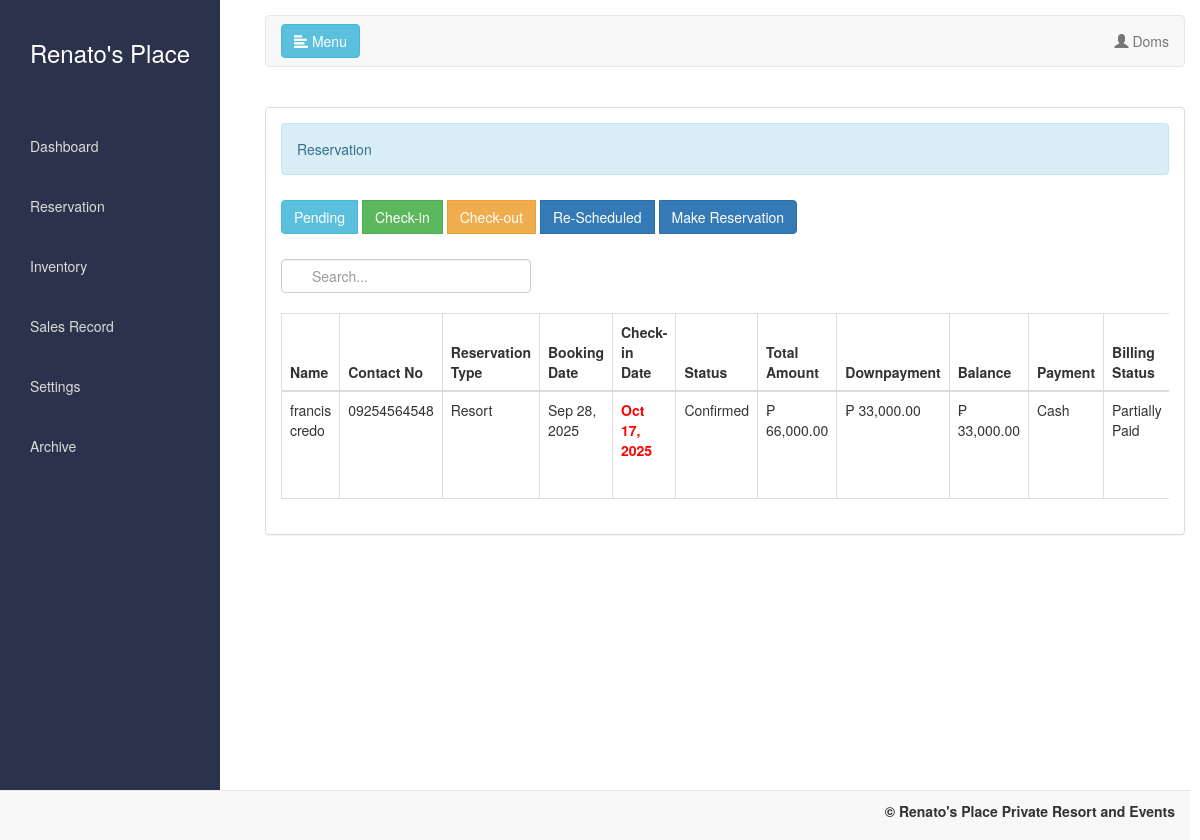
Page /admin/reserve.php?view=checkin&reschedule=invalid (signed in) on the committed database.
### tables this page shows
CREATE TABLE `billing` (
  `billing_id` int(11) NOT NULL,
  `reservation_id` int(11) NOT NULL,
  `total_amount` decimal(10,2) NOT NULL,
  `down_payment` decimal(10,2) NOT NULL,
  `balance` decimal(10,2) NOT NULL,
  `payment_method` enum('Cash','GCash','BDO') NOT NULL DEFAULT 'Cash',
  `status` varchar(255) NOT NULL DEFAULT 'Pending',
  `created_at` timestamp NOT NULL DEFAULT current_timestamp()
);

CREATE TABLE `reservations` (
  `id` int(11) NOT NULL,
  `reservation_type` varchar(255) NOT NULL,
  `full_name` varchar(255) NOT NULL,
  `email` varchar(255) NOT NULL,
  `phone` varchar(20) NOT NULL,
  `full_address` varchar(255) NOT NULL,
  `checkin_date` date NOT NULL,
  `checkin_time` time DEFAULT NULL,
  `duration_hours` int(11) DEFAULT NULL,
  `duration_minutes` int(11) DEFAULT NULL,
  `guests` int(11) NOT NULL,
  `room_number` varchar(255) DEFAULT NULL,
  `resort_package` varchar(255) DEFAULT NULL,
  `duration` varchar(255) DEFAULT NULL,
  `resort_room` varchar(255) DEFAULT NULL,
  `events_package` varchar(255) DEFAULT NULL,
  `events_venue` varchar(255) DEFAULT NULL,
  `event_type` varchar(255) DEFAULT NULL,
  `affiliate_caterer` varchar(255) DEFAULT NULL,
  `additional_fee` varchar(255) DEFAULT NULL,
  `special_requests` text DEFAULT NULL,
  `status` varchar(255) NOT NULL DEFAULT 'pending',
  `notes` text DEFAULT NULL,
  `total_amount` decimal(10,2) DEFAULT 0.00,
  `proof_of_payment` varchar(255) DEFAULT NULL,
  `payment_method` varchar(255) DEFAULT NULL,
  `proof_of_payment_path` varchar(255) DEFAULT NULL,
  `created_at` timestamp NOT NULL DEFAULT current_timestamp(),
  `original_checkin_date` date DEFAULT NULL
);

### includes/name.php (called while the page is built, shortened)
<?php
	require '../includes/connect.php';
	$query = $conn->query("SELECT * FROM `admin` WHERE `admin_id` = '$_SESSION[admin_id]'");
	$fetch = $query->fetch_array();
	if ($fetch) {
		$name = $fetch['name'];
	} else {
		$name = 'Doms';
		$_SESSION['role'] = 'Super Admin';
	}
?>

### admin/checkin_reservations.php (the view, shortened to what this page needs)
<div class="table-responsive">
<table id="table" class="table table-bordered">
	<thead>
		<tr>
			<th>Name</th>
			<th>Contact No</th>
			<th>Reservation Type</th>
			<th>Booking Date</th>
			<th>Check-in Date</th>
			<th>Status</th>
			<th>Total Amount</th>
			<th>Downpayment</th>
			<th>Balance</th>
			<th>Payment</th>
			<th>Billing Status</th>
		</tr>
	</thead>
	<tbody>
		<?php
			require '../includes/connect.php';
			$query = $conn->query("SELECT r.*,
										 b.total_amount,
										 b.down_payment,
										 b.balance,
										 b.payment_method,
										 b.status AS billing_status
								   FROM `reservations` r
								   LEFT JOIN `billing` b ON r.id = b.reservation_id
								   WHERE r.status = 'confirmed'
								   ORDER BY `created_at` DESC");
			while($fetch = $query->fetch_array()){
		?>
		<tr>
			<td><?php echo $fetch['full_name']?></td>
			<td><?php echo $fetch['phone']?></td>
			<td><?php echo $fetch['reservation_type']?></td>
			            <td><?php echo date("M d, Y", strtotime($fetch['created_at']))?></td>
						<td>
							<strong>
							<?php
								if($fetch['checkin_date'] <= date("Y-m-d", strtotime("+8 HOURS"))){
									echo "<label style='color:#ff0000;'>".date("M d, Y", strtotime($fetch['checkin_date']))."</label>";
								}else{
									echo "<label style='color:#00ff00;'>".date("M d, Y", strtotime($fetch['checkin_date']))."</label>";
								}
							?>
							</strong>
						</td>
			<td>
				<?php
					echo ($fetch['status'] == 'confirmed') ? 'Confirmed' : ucfirst($fetch['status']);
				?>
			</td>
			<td><?php echo $fetch['total_amount'] ? '₱ ' . number_format($fetch['total_amount'], 2) : '' ?></td>
			<td><?php echo $fetch['down_payment'] ? '₱ ' . number_format($fetch['down_payment'], 2) : '' ?></td>
			<td><?php echo $fetch['balance'] ? '₱ ' . number_format($fetch['balance'], 2) : '' ?></td>
			<td><?php echo $fetch['payment_method'] ? $fetch['payment_method'] : 'N/A'; ?></td>
			<td>
				<?php
					if (is_null($fetch['balance'])) {
						echo "Pending";
					} elseif ($fetch['balance'] == 0) {
						echo "Paid";
					} elseif ($fetch['balance'] > 0) {
						echo "Partially Paid";
					}
				?>
			</td>
		</tr>
	 <?php } ?>
	</tbody>
</table>
</div>

### admin/reserve.php (shortened to what this page needs)
<!DOCTYPE html>
<?php
	require '../includes/name.php';
?>
<html lang="en">
<head>
	<link rel="stylesheet" type="text/css" href="../assets/css/admin/bootstrap.css " />
	<link rel="stylesheet" type="text/css" href="../assets/css/admin/panel.css" />
	<link rel="stylesheet" type="text/css" href="../assets/css/admin/style.css" />
	<link rel="stylesheet" href="https://cdnjs.cloudflare.com/ajax/libs/toastr.js/latest/toastr.min.css">
	<link rel="stylesheet" href="https://maxcdn.bootstrapcdn.com/bootstrap/3.4.1/css/bootstrap.min.css">
</head>
<body>
	<nav id="sidebar">
		<div class="sidebar-header"><h3>Renato's Place</h3></div>
		<ul class="list-unstyled components">
			<li><a href="home.php">Dashboard</a></li>
			<li><a href="reserve.php">Reservation</a></li>
			<?php if (isset($_SESSION['role']) && in_array($_SESSION['role'], ['Super Admin', 'Admin'])) { ?>
			<li><a href="inventory.php">Inventory</a></li>
			<li><a href="SalesRecord.php">Sales Record</a></li>
			<li><a href="settings.php">Settings</a></li>
			<li><a href="Allarchive.php">Archive</a></li>
			<?php } elseif (isset($_SESSION['role']) && $_SESSION['role'] == 'Event Manager') { ?>
			<li><a href="inventory.php">Inventory</a></li>
			<li><a href="SalesRecord.php">Sales Record</a></li>
			<?php } ?>
		</ul>
	</nav>
	<div id="content">
		<nav class="navbar navbar-default">
			<div class="container-fluid">
				<div class="navbar-header">
					<button type="button" id="sidebarCollapse" class="btn btn-info navbar-btn">
						<i class="glyphicon glyphicon-align-left"></i> Menu
					</button>
				</div>
				<ul class="nav navbar-nav navbar-right">
					<li class="dropdown">
						<a class="dropdown-toggle" data-toggle="dropdown" role="button" aria-haspopup="true" aria-expanded="false">
							<i class="glyphicon glyphicon-user"></i> <?php echo $name; ?>
						</a>
					</li>
				</ul>
			</div>
		</nav>
		<br />
		<div class="panel panel-default">
			<div class="panel-body">
				<div class="alert alert-info">Reservation</div>
			     <div class="btn-group">
			     	<a href="reserve.php?view=pending" class="btn btn-info">Pending</a>
			     	<a href="reserve.php?view=checkin" class="btn btn-success">Check-in</a>
			     	<a href="reserve.php?view=checkout" class="btn btn-warning">Check-out</a>
			     	<a href="reserve.php?view=rescheduled" class="btn btn-primary">Re-Scheduled</a>
			     	<a href="reserve.php?view=manual_reserve" class="btn btn-primary">Make Reservation</a>
			     </div>
			     <br /><br />
			     <?php
			     	$view = isset($_GET['view']) ? $_GET['view'] : 'pending';
                    if (in_array($view, ['checkin', 'checkout', 'rescheduled'])): ?>
                        <div class="mb-3" style="width: 250px; position: relative;">
                            <input type="text" id="searchInput" class="form-control form-control-sm" placeholder="Search..." style="padding-left: 30px;">
                        </div>
                    <?php endif; ?>
					<br>
			     <?php
			     	switch($view){
			     		case 'checkin':
			     			include 'checkin_reservations.php';
			     			break;
			     	}
			     ?>
			</div>
		</div>
	</div>
	<br /><br />
	<div style="text-align:right; margin-right:10px;" class="navbar navbar-default navbar-fixed-bottom">
		<label>&copy; Renato's Place Private Resort and Events </label>
	</div>
</body>
</html>

### assets/css/admin/panel.css (style rules this page uses)
.panel { margin-bottom: 15px; border-radius: 10px; box-shadow: 0 2px 6px rgba(0,0,0,0.1); }
.panel .panel-body { padding: 15px; }
.panel-body .btn { font-size: 14px; padding: 6px 12px; }
#sidebar { min-width: 220px; max-width: 220px; background:#2a334b; color: #fff; transition: all 0.3s; height: 100vh; position: fixed; top: 0; left: 0; z-index: 999; }
#sidebar .sidebar-header { padding: 20px; background: #2a334b; text-align: center; font-size: 18px; font-weight: bold; }
#sidebar ul.components { padding: 20px 0; list-style: none; margin: 0; }
#sidebar ul li { padding: 10px; font-size: 14px; }
#sidebar ul li a { color: #ddd; display: block; text-decoration: none; padding: 10px 20px; transition: 0.3s; }
#content { width: 100%; padding: 20px; min-height: 100vh; transition: all 0.3s; margin-left: 220px; }

### assets/css/admin/style.css (style rules this page uses)
#sidebar { width: 250px; position: fixed; height: 100%; transition: all 0.3s; }
#content { width: calc(100% - 250px); margin-left: 250px; transition: all 0.3s; }
.table-responsive { transition: all 0.3s; }

### admin/reserve.php (style rules this page uses)
#sidebar { width: 250px; height: 100%; position: fixed; left: 0; top: 0; background: #2a334b; transition: all 0.3s ease; overflow-x: hidden; z-index: 1000; }
#content { margin-left: 250px; width: calc(100% - 250px); transition: all 0.3s ease; padding: 15px; }
.sidebar-header { padding: 20px; color: #fff; background: #1f2738; }
.panel-body .btn { margin: 5px 5px 5px 0; }
.navbar-fixed-bottom { padding: 10px 15px; background: #f8f8f8; }
html, body { height: 100%; overflow-x: hidden; }

### rows in the picture
billing: reservation.full_name "francis credo", reservation.phone "09254564548", reservation.reservation_type "Resort", reservation.created_at "Sep 28, 2025", reservation.checkin_date "Oct 17, 2025", total_amount "66,000.00", down_payment "33,000.00", balance "33,000.00", payment_method "Cash", shows "Partially Paid"

### other values in the picture
$name "Doms"
